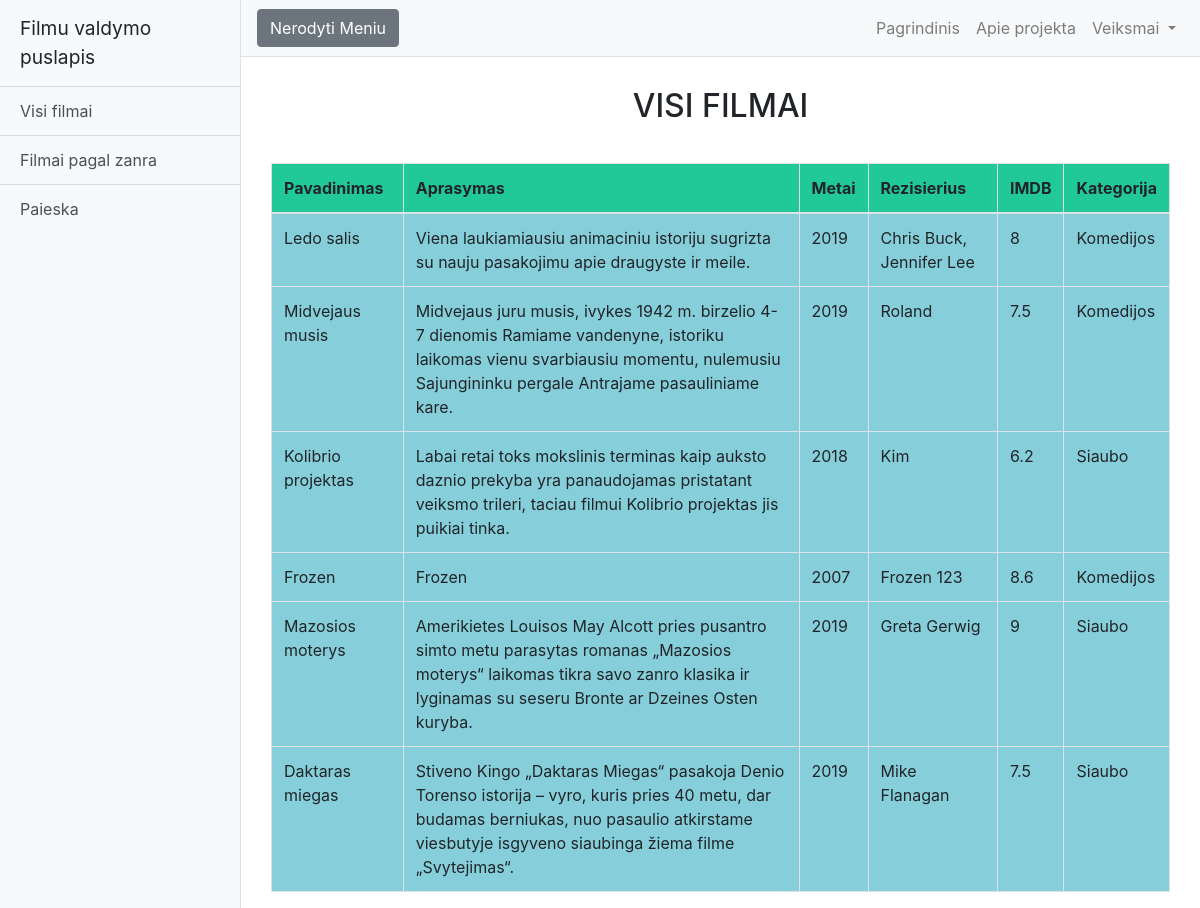
The page /?page=visi on the database as committed earlier.
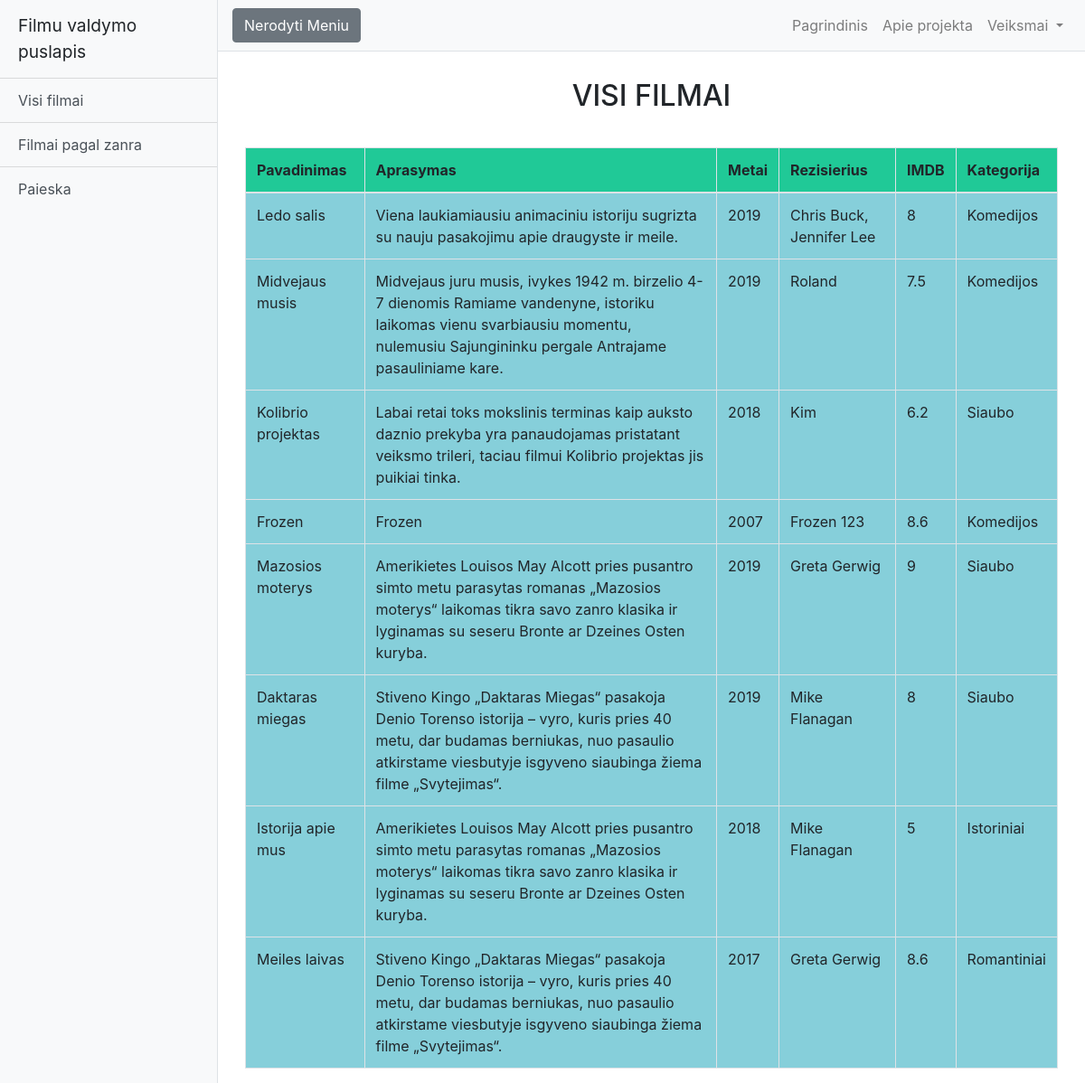
The same page on the database as committed later.
### tables this page shows
CREATE TABLE `lentele_filmai` (
  `id` int(30) NOT NULL,
  `pavadinimas` varchar(45) DEFAULT NULL,
  `aprasymas` varchar(200) DEFAULT NULL,
  `metai` varchar(45) DEFAULT NULL,
  `rezisierius` varchar(45) DEFAULT NULL,
  `imdb` varchar(45) DEFAULT NULL,
  `genre_id` varchar(45) DEFAULT NULL
);

CREATE TABLE `lentele_zanrai` (
  `id` int(30) NOT NULL,
  `pavadinimas` varchar(200) DEFAULT NULL
);

### index.php (called while the page is built, shortened)
<?php
require 'inc/config.php';
require_once 'inc/functions.php';
require 'inc/links.php';
require_once "templates/".activeTemplate."/index.view.php";

### inc/config.php (called while the page is built, shortened)
<?php
$siteName = "Filmu valdymo puslapis";

### inc/links.php (called while the page is built)
<?php
$nav = [
    'sidebar' => [
        'visi' => 'Visi filmai',
        'zanrai' => 'Filmai pagal zanra',
        'paieska' => 'Paieska'
    ],
    'header' => [
        '' => 'Pagrindinis',
        'apie' => 'Apie projekta',
        'Dropdown' => [
            'filmu-valdymas' => 'Filmu valdymas',
            'zanru-valdymas' => 'Zanru valdymas',
            'prisijungti' => 'Prisijungti'
        ]
    ]
];

### inc/functions.php (called while the page is built, shortened)
<?php
function connectionDB(){
    global $host, $db, $username, $password, $options;
    $dsn = "mysql:host=$host;dbname=$db";
    try{
        $conn = new PDO($dsn, $username, $password, $options);
    } catch (PDOException $e){
        echo $e->getMessage();
        exit;
    } return $conn;
}
function allFilms(){
    $conn = connectionDB();
    try{
        if ($conn){
            $stmt = $conn->query("SELECT lentele_filmai.pavadinimas, lentele_filmai.aprasymas, lentele_filmai.metai,
                                        lentele_filmai.rezisierius, lentele_filmai.imdb, lentele_zanrai.pavadinimas
                                        AS zanroPavadinimas
                                        FROM lentele_filmai
                                        INNER JOIN lentele_zanrai ON lentele_filmai.genre_id=lentele_zanrai.id");
            $filmai = $stmt->fetchAll();
        }
    } catch (PDOException $e){
        echo $e->getMessage();
        exit;
    } return $filmai;
}

### templates/main/pages/all_films.page.php (the view, shortened to what this page needs)
<?php
$filmai = allFilms();
?>
<h2>Visi filmai</h2>
<div class = "container">
<table class = "table table-bordered all-films-table">
    <thead class = "all-films-table-head">
    <tr>
        <td>Pavadinimas</td>
        <td>Aprasymas</td>
        <td>Metai</td>
        <td>Rezisierius</td>
        <td>IMDB</td>
        <td>Kategorija</td>
    </tr>
    </thead>
    <tr>
        <?php foreach ($filmai as $filmas):?>
    <tr>
        <td><?=$filmas['pavadinimas'];?></td>
        <td><?=$filmas['aprasymas'];?></td>
        <td><?=$filmas['metai'];?></td>
        <td><?=$filmas['rezisierius'];?></td>
        <td><?=$filmas['imdb'];?></td>
        <td><?=$filmas['zanroPavadinimas'];?></td>
    </tr>
    <?php endforeach;?>
    </tr>
</table>
</div>

### templates/main/index.view.php (shortened to what this page needs)
<!DOCTYPE html>
<html lang="en">
<head>
    <link href="/php_film_website/templates/main/css/styles.css" rel="stylesheet">
    <link href="/php_film_website/templates/main/css/bootstrap.min.css" rel="stylesheet">
    <link href="/php_film_website/templates/main/css/simple-sidebar.css" rel="stylesheet">
</head>
<body>
<div class="d-flex" id="wrapper">
<?php include "_partials/header.view.php"?>
    <div id="page-content-wrapper">
        <?php include "_partials/nav.view.php"?>
        <main class="container-fluid">
            <?php
            require ($_SERVER['DOCUMENT_ROOT'].'/php_film_website/router.php')
            ?>
        </main>
    </div>
</div>
</body>
</html>

### templates/main/_partials/header.view.php
<div class="bg-light border-right" id="sidebar-wrapper">
    <div class="sidebar-heading"><?=$siteName;?></div>
    <div class="list-group list-group-flush">
        <?php foreach ($nav as $id => $navigation):?>
            <?php if ($id == 'sidebar'):?>
                <?php foreach ($navigation as $id => $tab):?>
                    <a class="list-group-item list-group-item-action bg-light" href ="?page=<?=$id?>"><?=$tab;?></a>
                <?php endforeach;?>
            <?php endif;?>
        <?php endforeach;?>
    </div>
</div>

### templates/main/_partials/nav.view.php (shortened to what this page needs)
<nav class="navbar navbar-expand-lg navbar-light bg-light border-bottom">
    <button class="btn btn-secondary" id="menu-toggle">Nerodyti Meniu</button>
    <div class="collapse navbar-collapse" id="navbarSupportedContent">
        <ul class="navbar-nav ml-auto mt-2 mt-lg-0">
            <?php foreach ($nav['header'] as $id => $navigation):?>
                <?php if ($id != 'Dropdown'):?>
            <li class="nav-item">
                    <a class="nav-link" href ="?page=<?=$id?>"><?=$navigation;?></a>
            </li>
                <?php endif;?>
            <?php endforeach;?>
            <li class="nav-item dropdown">
                <a class="nav-link dropdown-toggle" href="#" id="navbarDropdown" role="button" data-toggle="dropdown" aria-haspopup="true" aria-expanded="false">
                    Veiksmai
                </a>
            </li>
        </ul>
    </div>
</nav>

### router.php (shortened to what this page needs)
<?php
 if(isset($_GET['page'])){
     switch (htmlspecialchars($_GET['page'])){
         case 'visi':
             include ('templates/'.activeTemplate.'/pages/all_films.page.php');
             break;
     }
 } else {
     include ('templates/'.activeTemplate.'/pages/home.page.php');
 }

### templates/main/css/styles.css (style rules this page uses)
.all-films-table, .show-by-genre-table, .search-film-table, .films-management-table, .genres-management-table { background-color: #86cfda; }
.all-films-table-head, .show-by-genre-table-head, .search-film-table-head, .films-management-table-head, .genres-management-table-head { background-color: #20c997; font-weight: bold; }
h2 { text-align: center; text-transform: uppercase; padding: 30px; }

### templates/main/css/simple-sidebar.css (style rules this page uses)
body { overflow-x: hidden; }
#sidebar-wrapper { min-height: 100vh; margin-left: -15rem; -webkit-transition: margin .25s ease-out; -moz-transition: margin .25s ease-out; -o-transition: margin .25s ease-out; transition: margin .25s ease-out; }
#sidebar-wrapper .sidebar-heading { padding: 0.875rem 1.25rem; font-size: 1.2rem; }
#sidebar-wrapper .list-group { width: 15rem; }
#page-content-wrapper { min-width: 100vw; }
@media (min-width: 768px) { #sidebar-wrapper { margin-left: 0; } }
@media (min-width: 768px) { #page-content-wrapper { min-width: 0; width: 100%; } }

Rows that differ between the two databases and show on the page:
changed lentele_filmai "Daktaras miegas": imdb "7.5" → "8"
added lentele_filmai: pavadinimas "Istorija apie mus", aprasymas "Amerikietes Louisos May Alcott pries pusantro simto metu parasytas romanas „Mazosios moterys“ laikomas tikra savo zanro klasika ir lyginamas su seseru Bronte ar Dzeines Osten kuryba.", metai "2018", rezisierius "Mike Flanagan", imdb "5", lentele_zanrai.pavadinimas "Istoriniai"
added lentele_filmai: pavadinimas "Meiles laivas", aprasymas "Stiveno Kingo „Daktaras Miegas“ pasakoja Denio Torenso istorija – vyro, kuris pries 40 metu, dar budamas berniukas, nuo pasaulio atkirstame viesbutyje isgyveno siaubinga žiema filme „Svytejimas“.", metai "2017", rezisierius "Greta Gerwig", imdb "8.6", lentele_zanrai.pavadinimas "Romantiniai"
